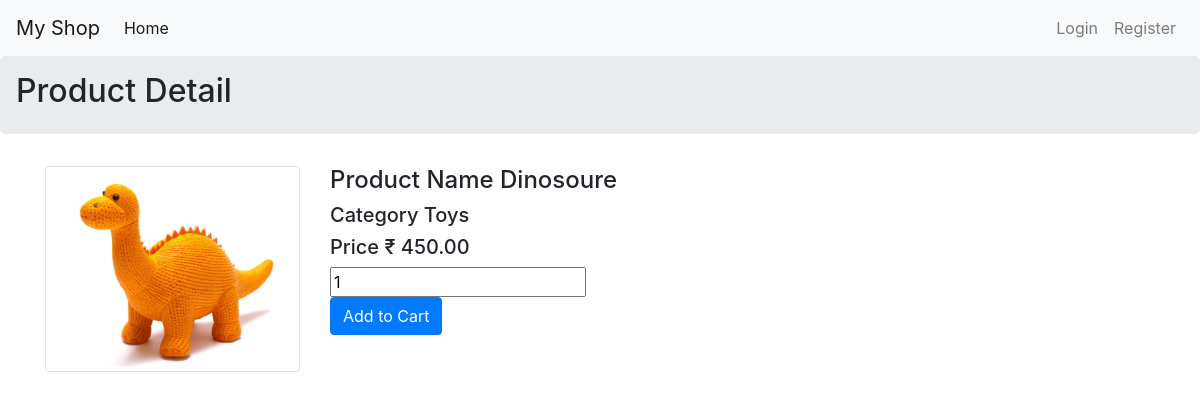
The app's page /detail/2 with its own data.
### myapp/models.py (models this page shows, shortened)
class Product(models.Model):
    pname=models.CharField(max_length=30)
    pcat=models.ForeignKey(Categrory,on_delete=models.CASCADE)
    price=models.DecimalField(decimal_places=2,max_digits=18)
    photo=models.ImageField(upload_to='products')
    class Meta:
        db_table='products'

class Categrory(models.Model):
    cname=models.CharField(max_length=30)
    def __str__(self):
        return self.cname
    class Meta:
        db_table='category'

### myapp/views.py (the view, shortened to what this page needs)
# urls.py: path('detail/<int:id>',views.ProductDetail.as_view(),name='detail'),
class ProductDetail(generic.View):
    def get(self,req,id):
        p=Product.objects.get(id=id)
        return render(req,"pdetail.html",locals())

### myapp/templates/pdetail.html (shortened to what this page needs)
{% extends 'base.html' %}
{% block ptitle %} Product Detail {% endblock %}
{% block main %}
<div class="container">
    <div class="row">
        <div class="col-sm-3">
            <img src="{{p.photo.url}}" class="img-thumbnail">
        </div>
        <div class="col-sm-4">
            <h4>Product Name {{p.pname}}</h4>
            <h5>Category {{p.pcat}}</h5>
            <h5>Price &#8377; {{p.price}}</h5>
            <form method="post">
                <input type="number" name="qty" value="1">
                <input type="submit" value="Add to Cart" class="btn btn-primary">
            </form>
        </div>
    </div>
</div>
{% endblock %}

### records on screen
Product: photo (picture), pname "Dinosoure", pcat "Toys", price "450.00"
